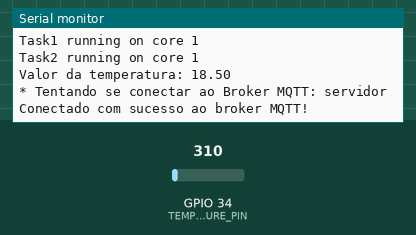
This sketch was run on a simulated ESP32. Parts: the last lines printed to the serial monitor. The inputs (shaded band) are chosen by the test bench; at power-on: GPIO 34 (TEMPERATURE_PIN) = 310. WiFi joins after 1.5 s; servers stay silent unless stated; no MQTT or app messages arrive unless stated.

Above: at 8.1 s.
8.2 s: GPIO 34 (TEMPERATURE_PIN) set to 992
At 9.6 s:
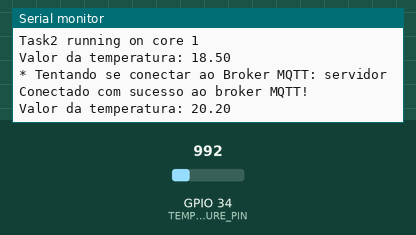
9.7 s: GPIO 34 (TEMPERATURE_PIN) set to 682
At 12.3 s:
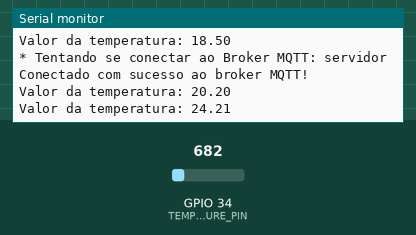
Timing chart, 0 to 13.8 s (numbered marks = the images above; inputs shaded):
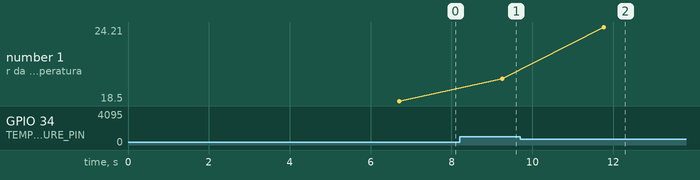

Measured:
- after the input at 8.2 s, the serial monitor: prints a new line after 1.1 s (image 1)
- after the input at 9.7 s, the serial monitor: prints a new line after 2.1 s (image 2)
- plotted number 1: 18.5 → 20.2 after the input at 8.2 s, 20.2 → 22.68 after the input at 9.7 s

The sketch:

Sketch.ino
```cpp
#include "include/MQTT.hpp"
#include "include/WiFi.hpp"
#include "include/config.hpp"
#include "include/measurements.hpp"

TaskHandle_t Task1;
TaskHandle_t Task2;

float temperature = 0;
bool publishMQTT = false;

void setup() {
  InitOutput(); // Inicializa as saídas do sistema
  initSerial(); // Inicializa a comunicação serial
  initWiFi();   // Inicializa a conexão WiFi
  initMQTT();   // Inicializa a comunicação MQTT

  // Cria e inicia a Task1 no core 0
  xTaskCreatePinnedToCore(Task1code, "Task1", 10000, NULL, 1, &Task1, 0);
  delay(500);

  // Cria e inicia a Task2 no core 1
  xTaskCreatePinnedToCore(Task2code, "Task2", 10000, NULL, 1, &Task2, 1);
  delay(500);
}

void Task1code(void *pvParameters) {
  Serial.print("Task1 running on core ");
  Serial.println(xPortGetCoreID());

  while (true) {
    if (publishMQTT) {
      String mensagem = String(temperature);
      Serial.print("Valor da temperatura: ");
      Serial.println(mensagem.c_str());
      MQTT.publish(TOPICO_PUBLISH, mensagem.c_str());
      publishMQTT = false;
      VerificaConexoesWiFIEMQTT(); // Verifica conexões WiFi e MQTT
      MQTT.loop();                 // Mantém a comunicação MQTT
    }
    delay(100); // Necessário para o watchdog não desligar o ESP32
  }
}

void Task2code(void *pvParameters) {
  Serial.print("Task2 running on core ");
  Serial.println(xPortGetCoreID());

  while (true) {
    temperature =
        highResolutionTemperature(); // Obtém a temperatura com alta resolução
    publishMQTT = true;              // Habilita a publicação MQTT
  }
}

void loop() {
  // Função loop vazia, todo o código é executado pelas tasks
  // Necessário para compilar
}
```

MQTT.hpp
```cpp
#pragma once

// Inicializa a comunicação MQTT
void initMQTT();

// Reconecta ao servidor MQTT
void reconnectMQTT();
```

WiFi.hpp
```cpp
#pragma once

// Inicializa a conexão WiFi
void initWiFi();
```

measurements.hpp
```cpp
#pragma once

// Retorna a temperatura com alta resolução
float highResolutionTemperature();
```

MQTT.cpp
```cpp
#include "../include/MQTT.hpp"   // Inclui o arquivo de cabeçalho MQTT.hpp
#include "../include/config.hpp" // Inclui o arquivo de configuração

// Inicializa a conexão com o servidor MQTT
void initMQTT() {
  MQTT.setServer(BROKER_MQTT,
                 BROKER_PORT); // Configura o servidor MQTT e a porta
}

// Reconecta ao servidor MQTT
void reconnectMQTT() {
  // Enquanto não estiver conectado ao servidor MQTT
  while (!MQTT.connected()) {
    Serial.print("* Tentando se conectar ao Broker MQTT: ");
    Serial.println(BROKER_MQTT);

    // Se conseguir conectar ao servidor MQTT
    if (MQTT.connect(ID_MQTT)) {
      Serial.println("Conectado com sucesso ao broker MQTT!");
      MQTT.subscribe(TOPICO_SUBSCRIBE); // Inscreve-se no tópico MQTT
    } else {
      Serial.println("Falha ao reconectar no broker.");
      Serial.println("Haverá nova tentativa de conexão em 2s");
      delay(2000); // Aguarda 2 segundos antes de tentar reconectar
    }
  }
}
```

WiFi.cpp
```cpp
#include "../include/WiFi.hpp" // Inclui o arquivo de cabeçalho WiFi.hpp

#include <WiFiManager.h> // Inclui a biblioteca WiFiManager

// Inicializa a conexão WiFi
void initWiFi() {
  WiFiManager wm; // Cria uma instância de WiFiManager

  bool res; // Variável para armazenar o resultado da conexão

  // Tenta conectar à rede WiFi usando o SSID e a senha especificados.
  // Se não conseguir se conectar, reinicia o ESP32.
  res = wm.autoConnect("PBL-Grupo6", "password");

  if (!res) {
    Serial.println("Failed to connect"); // Exibe mensagem de falha na conexão
    ESP.restart();                       // Reinicia o ESP32
  } else {
    Serial.println(
        "connected...yeey :)"); // Exibe mensagem de sucesso na conexão
  }
}
```

measurements.cpp
```cpp
#include "../include/config.hpp"       // Inclui o arquivo de configuração
#include "../include/measurements.hpp" // Inclui o arquivo de medições

// Valores do sensor e temperaturas correspondentes
static const int sensorValues[] = {
    541,  544,  561,  601,  628,  707,  743,  777,  798,  860,  888,
    943,  976,  1008, 1044, 1076, 1123, 1152, 1194, 1198, 1235, 1270,
    1312, 1384, 1422, 1462, 1493, 1507, 1555, 1600, 1646, 1677, 1718,
    1747, 1793, 1834, 1871, 1905, 1947, 1982, 2005, 2055, 2089, 2119,
    2164, 2199, 2231, 2283, 2337, 2353, 2389, 2433};
static const float temperatures[] = {
    18.5, 19.0, 20.0, 21.0, 22.0, 23.0, 24.0, 25.0, 26.0, 27.0, 28.0,
    29.0, 30.0, 31.0, 32.0, 33.0, 34.0, 35.0, 36.0, 37.0, 38.0, 39.0,
    40.0, 41.0, 42.0, 43.0, 44.0, 45.0, 46.0, 47.0, 48.0, 49.0, 50.0,
    51.0, 52.0, 53.0, 54.0, 55.0, 56.0, 57.0, 58.0, 59.0, 60.0, 61.0,
    62.0, 63.0, 64.0, 65.0, 66.0, 67.0, 68.0, 69.0};
static const int tableSize = sizeof(sensorValues) / sizeof(sensorValues[0]);

// Coeficientes do filtro FIR
#define FIR_ORDER 5
static const float firCoefficients[FIR_ORDER] = {0.2, 0.2, 0.2, 0.2, 0.2};

// Buffer do sensor e índice do buffer
static int sensorBuffer[FIR_ORDER] = {0};
static int bufferIndex = 0;

// Função para ler o valor do sensor de temperatura
static int readTemperature() { return analogRead(TEMPERATURE_PIN); }

// Função para interpolar o valor da temperatura
static float interpolate(int sensorValue) {
  // Se o valor do sensor for menor ou igual ao primeiro valor da tabela,
  // retorna a primeira temperatura da tabela
  if (sensorValue <= sensorValues[0]) {
    return temperatures[0];
  }
  // Se o valor do sensor for maior ou igual ao último valor da tabela,
  // retorna a última temperatura da tabela
  if (sensorValue >= sensorValues[tableSize - 1]) {
    return temperatures[tableSize - 1];
  }

  // Interpola linearmente entre os valores da tabela para obter a temperatura
  for (int i = 0; i < tableSize - 1; i++) {
    if (sensorValue < sensorValues[i + 1]) {
      float t = (sensorValue - sensorValues[i]) /
                (float)(sensorValues[i + 1] - sensorValues[i]);
      return temperatures[i] + t * (temperatures[i + 1] - temperatures[i]);
    }
  }
  // Se não encontrar um intervalo adequado na tabela, retorna a última
  // temperatura
  return temperatures[tableSize - 1];
}

// Função para aplicar o filtro FIR
static float applyFIRFilter(int newValue) {
  // Adiciona o novo valor ao buffer e atualiza o índice do buffer
  sensorBuffer[bufferIndex] = newValue;
  bufferIndex = (bufferIndex + 1) % FIR_ORDER;

  // Calcula o valor filtrado multiplicando os valores do buffer pelos
  // coeficientes do filtro
  float filteredValue = 0;
  for (int i = 0; i < FIR_ORDER; i++) {
    int index = (bufferIndex + i) % FIR_ORDER;
    filteredValue += sensorBuffer[index] * firCoefficients[i];
  }

  return filteredValue;
}

// Função para obter a temperatura com alta resolução
float highResolutionTemperature() {
  unsigned long total = 0;
  unsigned long startTime = millis();
  int sampleCount = 0;

  // Realiza a média de várias leituras do sensor com aplicação do filtro
  while (sampleCount < SAMPLES) {
    // Realiza uma leitura do sensor a cada 50ms
    if (millis() - startTime >= 50) {
      int currentValue = readTemperature();
      float filteredValue = applyFIRFilter(currentValue);
      total += filteredValue;
      sampleCount++;
      startTime = millis();
    }
  }

  // Calcula a média dos valores filtrados e interpola para obter a temperatura
  // final
  return interpolate((float)total / SAMPLES);
}
```

config.hpp
```cpp
#pragma once

#include <PubSubClient.h>
#include <WiFi.h>

// Configurações - variáveis editáveis
#define BROKER_MQTT ("servidor")              // IP do Broker MQTT
#define BROKER_PORT (1883)                    // Porta do Broker MQTT
#define TOPICO_SUBSCRIBE ("/TEF/temp003/cmd") // Tópico MQTT de escuta
#define TOPICO_PUBLISH                                                         \
  ("/TEF/temp003/attrs/t") // Tópico MQTT de envio de informações para o Broker
#define ID_MQTT ("fiware_002")
#define topicPrefix                                                            \
  ("temp003") // Declaração da variável para o prefixo do tópico

#define D4 2 // Pino do LED onboard
#define TEMPERATURE_PIN 34
#define SAMPLES 50 // Cada Sample é 50ms

extern WiFiClient espClient; // Cliente WiFi
extern PubSubClient MQTT;    // Cliente MQTT

// Inicializa a comunicação serial
void initSerial();

// Verifica as conexões WiFi e MQTT
void VerificaConexoesWiFIEMQTT();

// Inicializa as saídas do sistema
void InitOutput();
```

config.cpp
```cpp
#include "../include/config.hpp" // Inclui o arquivo de configuração

// Função para reconectar ao MQTT
void reconnectMQTT();

// Cliente WiFi e MQTT
WiFiClient espClient;
PubSubClient MQTT(espClient);

// Inicializa a comunicação serial
void initSerial() { Serial.begin(115200); }

// Verifica as conexões WiFi e MQTT e reconecta se necessário
void VerificaConexoesWiFIEMQTT() {
  if (!MQTT.connected()) {
    reconnectMQTT();
  }
}

// Inicializa as saídas do sistema
void InitOutput() {
  pinMode(D4, OUTPUT);    // Configura o pino D4 como saída
  digitalWrite(D4, HIGH); // Define o estado inicial do pino D4 como HIGH
  boolean toggle = false; // Variável para alternar o estado do pino D4

  // Pisca o LED onboard 10 vezes
  for (int i = 0; i <= 10; i++) {
    toggle = !toggle;         // Alterna o estado do pino D4
    digitalWrite(D4, toggle); // Define o estado do pino D4
    delay(200);               // Aguarda 200ms
  }
}
```
